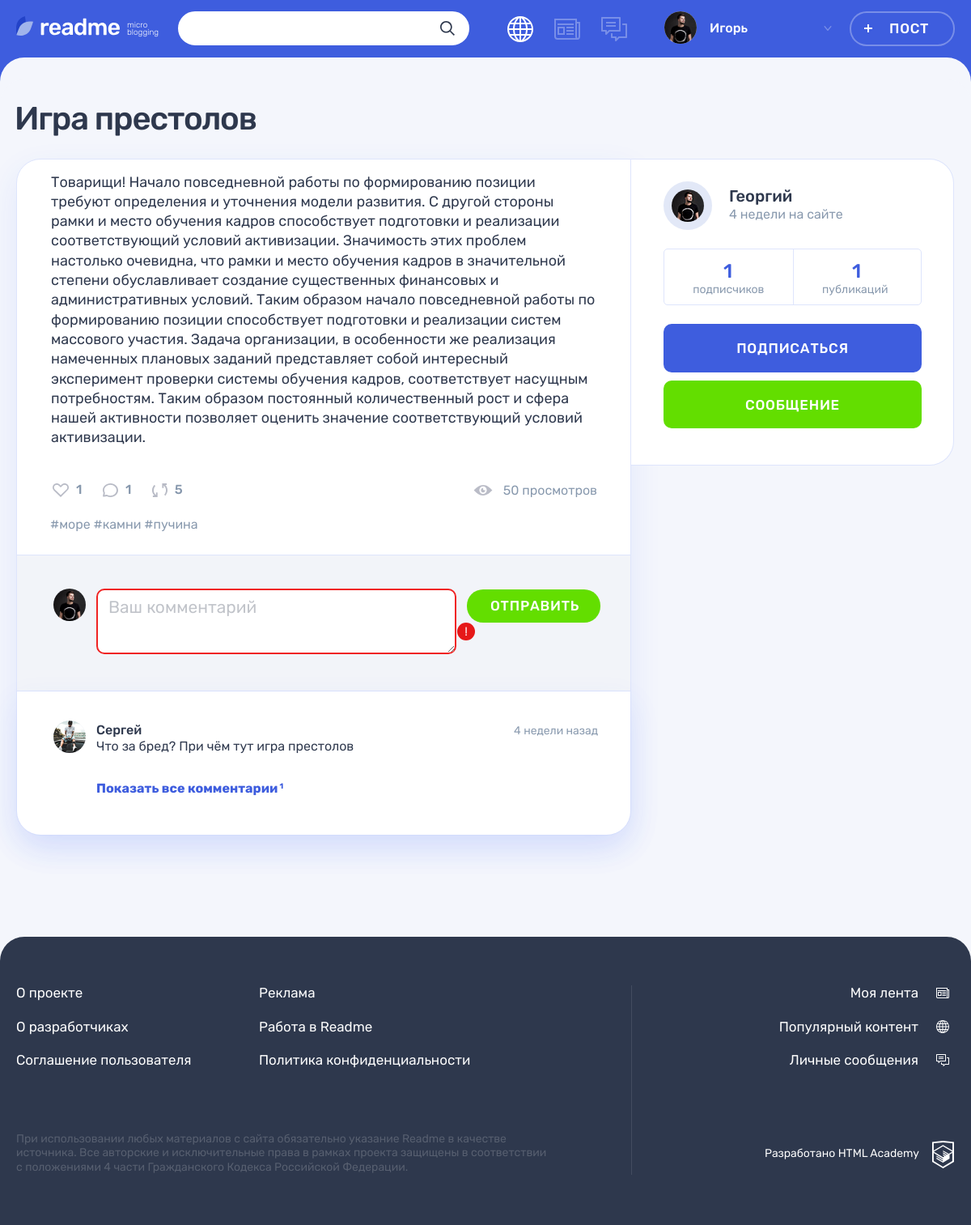
The app's page /post.php?postId=2 with its own data.
### tables this page shows
CREATE TABLE posts (
       id INT AUTO_INCREMENT PRIMARY KEY,
       publication_date TIMESTAMP DEFAULT CURRENT_TIMESTAMP,
       title VARCHAR(255) NOT NULL,
       content TEXT,
       author VARCHAR(128),
       img VARCHAR(2000),
       video VARCHAR(2000),
       reference VARCHAR(255),
       views INT DEFAULT 0,
       user_id INT,
       content_type_id INT,
       FOREIGN KEY (user_id) REFERENCES users(id),
       FOREIGN KEY (content_type_id) REFERENCES content_types(id)
);

CREATE TABLE hashtags (
       id INT AUTO_INCREMENT PRIMARY KEY,
       hashtag VARCHAR(128) UNIQUE
);

CREATE TABLE comments (
       id INT AUTO_INCREMENT PRIMARY KEY,
       publication_date TIMESTAMP DEFAULT CURRENT_TIMESTAMP,
       content TEXT NOT NULL,
       author_id INT,
       post_id INT,
       FOREIGN KEY (author_id) REFERENCES users(id),
       FOREIGN KEY (post_id) REFERENCES posts(id)
);

CREATE TABLE users (
       id INT AUTO_INCREMENT PRIMARY KEY,
       registration_date TIMESTAMP DEFAULT CURRENT_TIMESTAMP,
       email VARCHAR(255) UNIQUE,
       user_name VARCHAR(128) UNIQUE,
       password CHAR(64),
       avatar VARCHAR(255)
);

### helpers.php (called while the page is built, shortened)
<?php
function get_noun_plural_form(int $number, string $one, string $two, string $many): string
{
    $number = (int)$number;
    $mod10 = $number % 10;
    $mod100 = $number % 100;
    switch (true) {
        case ($mod10 >= 2 && $mod10 <= 4):
            return $two;
    }
}
function include_template($name, array $data = [])
{
    $name = 'templates/' . $name;
    extract($data);
    require $name;
    $result = ob_get_clean();
    return $result;
}
function getRelativeDate(DateTimeImmutable $date, bool $needAgoAddition = false) : string
{
    $currentDate = new DateTimeImmutable('now');
    $interval = $date->diff($currentDate);
    $addition = $needAgoAddition ? '' : ' назад';
    if ($interval->y) {
    $properNoun = get_noun_plural_form($interval->y, 'год', 'года', 'лет');
        return date_interval_format($interval, '%y ' . $properNoun . $addition);
    } else if ($interval->m) {
        $properNoun = get_noun_plural_form($interval->m, 'месяц', 'месяца', 'месяцев');
        return date_interval_format($interval, '%m ' . $properNoun . $addition);
    } else if ($interval->d && $interval->d < 7) {
        $properNoun = get_noun_plural_form($interval->d, 'день', 'дня', 'дней');
        return date_interval_format($interval, '%d ' . $properNoun . $addition);
    } else if ($interval->d && $interval->d >= 7) {
        $weeksCount = ceil($interval->d / 7);
        $properNoun = get_noun_plural_form($weeksCount, 'неделю', 'недели', 'недель');
        return $weeksCount . ' ' . $properNoun . $addition;
    } else if ($interval->h) {
        $properNoun = get_noun_plural_form($interval->h, 'час', 'часа', 'часов');
        return date_interval_format($interval, '%h ' . $properNoun . $addition);
    } else if ($interval->i) {
        $properNoun = get_noun_plural_form($interval->i, 'минуту', 'минуты', 'минут');
        return date_interval_format($interval, '%i ' . $properNoun . $addition);
    } else {
        return '';
    }
}
function findUserPost(mysqli $con, string $sql, int $postId): array
{
    $postStmt = mysqli_prepare($con, $sql);
    mysqli_stmt_bind_param($postStmt, 'i', $postId);
    mysqli_stmt_execute($postStmt);
    $resultPost = mysqli_stmt_get_result($postStmt);
    return mysqli_fetch_all($resultPost, MYSQLI_ASSOC);
}

### templates/post.php (the view, shortened to what this page needs)
<?php require_once './helpers.php'?>
<main class="page__main page__main--publication">
    <div class="container">
        <h1 class="page__title page__title--publication"><?= htmlspecialchars($postDetails['title']) ?></h1>
        <section class="post-details">
            <div class="post-details__wrapper post-photo">
                <div class="post-details__main-block post post--details">
                    <?php if ($postDetails['type'] === 'quote') : ?>
                        <div class="post-details__image-wrapper post-quote">
                            <div class="post__main">
                                <blockquote>
                                    <p>
                                        <?= htmlspecialchars($postDetails['content']); ?>
                                    </p>
                                    <cite><?= htmlspecialchars($postDetails['author']); ?></cite>
                                </blockquote>
                            </div>
                        </div>
                    <?php elseif ($postDetails['type'] === 'photo') : ?>
                        <div class="post-details__image-wrapper post-photo__image-wrapper">
                            <img src="img/<?= htmlspecialchars($postDetails['img']); ?>" alt="Фото от пользователя" width="760" height="507">
                        </div>
                    <?php elseif ($postDetails['type'] === 'video') : ?>
                        <div class="post-details__image-wrapper post-photo__image-wrapper">
                            <?=embed_youtube_video($postDetails['video']); ?>
                        </div>
                    <?php elseif ($postDetails['type'] === 'text') : ?>
                        <div class="post-details__image-wrapper post-text">
                            <div class="post__main">
                                <p>
                                    <?= htmlspecialchars($postDetails['content']); ?>
                                </p>
                            </div>
                        </div>
                    <?php endif; ?>
                    <div class="post__indicators">
                        <div class="post__buttons">
                            <a class="post__indicator post__indicator--likes button" href="#" title="Лайк">
                                <svg class="post__indicator-icon" width="20" height="17">
                                    <use xlink:href="#icon-heart"></use>
                                </svg>
                                <span><?= htmlspecialchars($postDetails['likes']) ?></span>
                            </a>
                            <a class="post__indicator post__indicator--comments button" href="#" title="Комментарии">
                                <svg class="post__indicator-icon" width="19" height="17">
                                    <use xlink:href="#icon-comment"></use>
                                </svg>
                                <span><?= htmlspecialchars($postDetails['comments_total']) ?></span>
                            </a>
                            <a class="post__indicator post__indicator--repost button" href="#" title="Репост">
                                <svg class="post__indicator-icon" width="19" height="17">
                                    <use xlink:href="#icon-repost"></use>
                                </svg>
                                <span>5</span>
                            </a>
                        </div>
                        <span class="post__view"><?= htmlspecialchars($postDetails['views']) ?> просмотров</span>
                    </div>
                    <ul class="post__tags">
                    <?php foreach ($postHashtags as $postHashtag) : ?>
                        <li><a href="#">#<?= htmlspecialchars($postHashtag['hashtag']) ?></a></li>
                    <?php endforeach; ?>
                    </ul>
                    <div class="comments">
                        <form class="comments__form form" action="#" method="post">
                            <div class="comments__my-avatar">
                                <img class="comments__picture" src="img/userpic-medium.jpg" alt="Аватар пользователя">
                            </div>
                            <div class="form__input-section form__input-section--error">
                                <textarea class="comments__textarea form__textarea form__input" placeholder="Ваш комментарий"></textarea>
                                <button class="form__error-button button" type="button">!</button>
                            </div>
                            <button class="comments__submit button button--green" type="submit">Отправить</button>
                        </form>
                        <div class="comments__list-wrapper">
                            <ul class="comments__list">
                            <?php foreach ($postComments as $postComment) : ?>
                                <li class="comments__item user">
                                    <div class="comments__avatar">
                                        <a class="user__avatar-link" href="#">
                                            <?php if ($postComment['avatar']) : ?>
                                            <img class="comments__picture" src="img/<?= htmlspecialchars($postComment['avatar']) ?>" alt="Аватар пользователя">
                                            <?php endif; ?>
                                        </a>
                                    </div>
                                    <div class="comments__info">
                                        <div class="comments__name-wrapper">
                                            <a class="comments__user-name" href="#">
                                                <span><?= htmlspecialchars($postComment['author']) ?></span>
                                            </a>
                                            <?php
                                            $publicationTime = new DateTimeImmutable($postComment['date']);
                                            $relativePublicationTime = getRelativeDate($publicationTime);
                                            ?>
                                            <time class="comments__time" datetime="<?= $publicationTime->format('Y-m-d') ?>"><?= $relativePublicationTime ?></time>
                                        </div>
                                        <p class="comments__text">
                                            <?= htmlspecialchars($postComment['content']) ?>
                                        </p>
                                    </div>
                                </li>
                            <?php endforeach; ?>
                            </ul>
                            <?php if ($postComments) : ?>
                            <a class="comments__more-link" href="#">
                                <span>Показать все комментарии</span>
                                <sup class="comments__amount"><?= count($postComments) ?></sup>
                            </a>
                            <?php endif; ?>
                        </div>
                    </div>
                </div>
                <div class="post-details__user user">
                    <?php if (!$postAuthorDetails) : ?>
                    <h2>Без автора</h2>
                    <?php else : ?>
                    <div class="post-details__user-info user__info">
                        <div class="post-details__avatar user__avatar">
                            <a class="post-details__avatar-link user__avatar-link" href="#">
                                <?php if ($postDetails['avatar']) : ?>
                                <img class="post-details__picture user__picture" src="img/<?= htmlspecialchars($postDetails['avatar']) ?>" alt="Аватар пользователя">
                                <?php endif; ?>
                            </a>
                        </div>
                        <div class="post-details__name-wrapper user__name-wrapper">
                            <a class="post-details__name user__name" href="#">
                                <span><?= htmlspecialchars($postAuthorDetails['user_name']) ?></span>
                            </a>
                            <?php
                            $registrationTime = new DateTimeImmutable($postAuthorDetails['date']);
                            $relativeRegistrationTime = getRelativeDate($registrationTime, true);
                            ?>
                            <time class="post-details__time user__time" datetime="<?= $registrationTime->format('Y-m-d') ?>"><?= $relativeRegistrationTime ?> на сайте</time>
                        </div>
                    </div>
                    <div class="post-details__rating user__rating">
                        <p class="post-details__rating-item user__rating-item user__rating-item--subscribers">
                            <span class="post-details__rating-amount user__rating-amount"><?= htmlspecialchars($postAuthorDetails['subscribers_total']) ?></span>
                            <span class="post-details__rating-text user__rating-text">подписчиков</span>
                        </p>
                        <p class="post-details__rating-item user__rating-item user__rating-item--publications">
                            <span class="post-details__rating-amount user__rating-amount"><?= htmlspecialchars($postAuthorDetails['posts_total']) ?></span>
                            <span class="post-details__rating-text user__rating-text">публикаций</span>
                        </p>
                    </div>
                    <div class="post-details__user-buttons user__buttons">
                        <button class="user__button user__button--subscription button button--main" type="button">Подписаться</button>
                        <a class="user__button user__button--writing button button--green" href="#">Сообщение</a>
                    </div>
                    <?php endif; ?>
                </div>
            </div>
        </section>
    </div>
</main>

### records on screen
posts: title "Игра престолов", content "Товарищи! Начало повседневной работы по формированию позиции требуют определения и уточнения модели развития. С другой стороны рамки и место обучения кадров способствует подготовки и реализации соответствующий условий активизации. Значимость этих проблем настолько очевидна, что рамки и место обучения кадров в значительной степени обуславливает создание существенных финансовых и административных условий. Таким образом начало повседневной работы по формированию позиции способствует подготовки и реализации систем массового участия. Задача организации, в особенности же реализация намеченных плановых заданий представляет собой интересный эксперимент проверки системы обучения кадров,…", views "50", user.avatar (picture)
hashtags: hashtag "море"
hashtags: hashtag "камни"
hashtags: hashtag "пучина"
comments: author.avatar (picture), author.user_name "Сергей", publication_date "4 недели назад", content "Что за бред? При чём тут игра престолов"

### other values on screen
$userName "Игорь"
$postDetails['likes'] "1"
$postDetails['comments_total'] "1"
count($postComments) "1"
$postAuthorDetails['user_name'] "Георгий"
$relativeRegistrationTime "4 недели"
$postAuthorDetails['subscribers_total'] "1"
$postAuthorDetails['posts_total'] "1"
